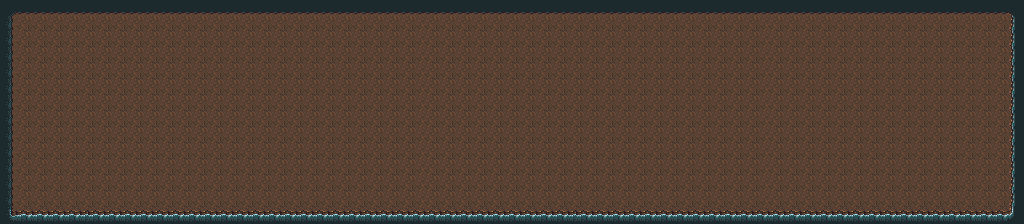

A 2D game scene composited from a Tiled map and its tileset images. What follows is a short description and the map's XML, with each tile layer's data collapsed to a summary:
An orthogonal 128x28 tile map with 8x8 px tiles, 1 tile layer (Calque de Tuiles 1).

<map version="1.9" tiledversion="1.9.2" orientation="orthogonal" renderorder="right-down" width="128" height="28" tilewidth="8" tileheight="8" infinite="0" nextlayerid="2" nextobjectid="1">
 <tileset firstgid="1" name="cave_tileset" tilewidth="8" tileheight="8" tilecount="48" columns="8">
  <image source="../cave_tileset.png" width="64" height="48" />
 </tileset>
 <layer id="1" name="Calque de Tuiles 1" width="128" height="28">
  <data>[3584 cells, 3584 non-empty, 25 distinct tile ids]</data>
 </layer>
</map>